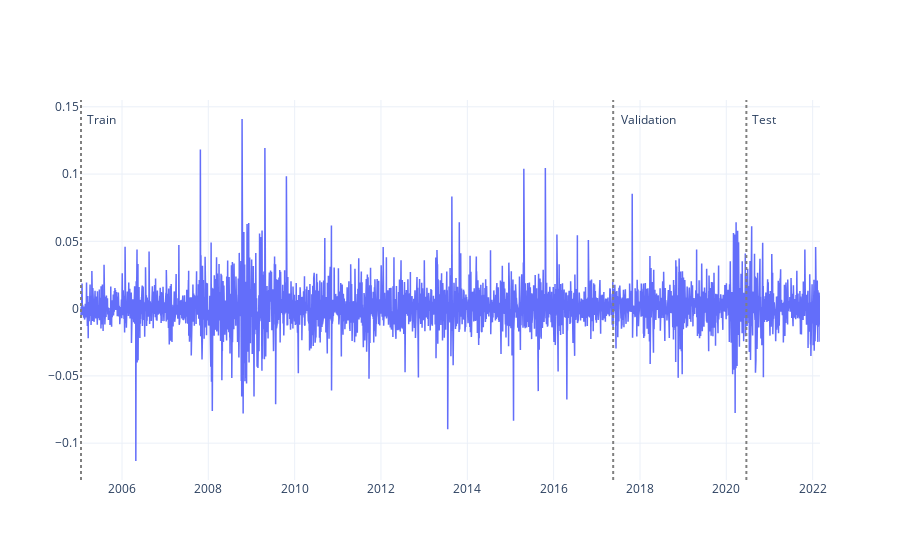

This figure's notebook cell:
### Code cell
from wavy.plot import PanelFigure
import plotly.io as pio

pio.templates.default = "plotly_white"

fig = PanelFigure()
fig.split_sets(y)
fig.add_line(y)

# fig.add_threshline(y, 0.1, -0.1)
# fig.add_dotline(y.test)

fig.show()

### Figure 1 — Plotly figure (JSON) as saved in the notebook; plotly's stock layout.template omitted (floating-point values rounded to 4 significant figures; data arrays with more than 128 entries replaced by an {"elided": "..."} marker saying what was removed)
{"data": [{"line": {"width": 1.5}, "mode": "lines", "type": "scatter", "x": {"elided": "4312 str values"}, "y": {"elided": "4312 float values"}}], "layout": {"annotations": [{"showarrow": false, "text": "Train", "x": "2005-01-19T00:00:00", "xshift": 20, "y": 0.1409}, {"showarrow": false, "text": "Validation", "x": "2017-05-19T00:00:00", "xshift": 35, "y": 0.1409}, {"showarrow": false, "text": "Test", "x": "2020-06-19T00:00:00", "xshift": 18, "y": 0.1409}], "shapes": [{"line": {"color": "gray", "dash": "dot"}, "opacity": 1, "type": "line", "x0": "2005-01-19T00:00:00", "x1": "2005-01-19T00:00:00", "xref": "x", "y0": 0, "y1": 1, "yref": "y domain"}, {"line": {"color": "gray", "dash": "dot"}, "opacity": 1, "type": "line", "x0": "2017-05-19T00:00:00", "x1": "2017-05-19T00:00:00", "xref": "x", "y0": 0, "y1": 1, "yref": "y domain"}, {"line": {"color": "gray", "dash": "dot"}, "opacity": 1, "type": "line", "x0": "2020-06-19T00:00:00", "x1": "2020-06-19T00:00:00", "xref": "x", "y0": 0, "y1": 1, "yref": "y domain"}]}}
